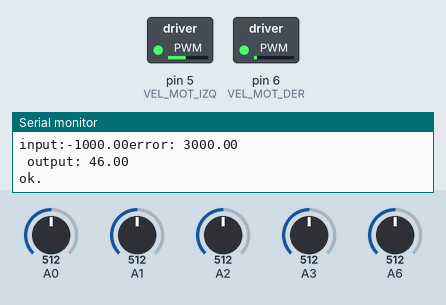
Recording of a sketch running on a simulated Arduino Uno, built with avr-gcc and run on an emulated ATmega328P. On the bench: switched loads named in the sketch (green lamp = pin HIGH), the last lines printed to the serial monitor. The inputs (shaded band) are chosen by the test bench; at power-on: A0 = 512, A1 = 512, A6 = 512, A2 = 512, A3 = 512. No radio packets arrive unless stated; pins used as bus, display or sensor lines are not drawn.

Above: at 5.2 s.
5.3 s: A0 set to 306
At 6.2 s:
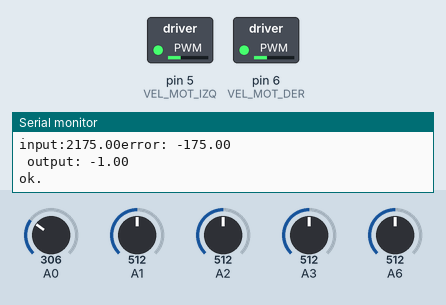
6.8 s: A1 set to 716
At 8.0 s:
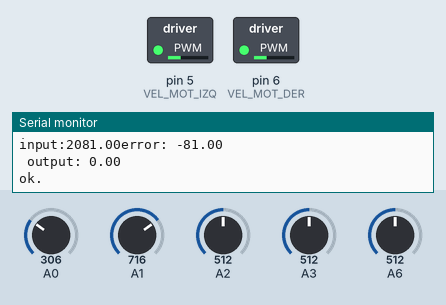
8.3 s: A6 set to 716
At 8.9 s:
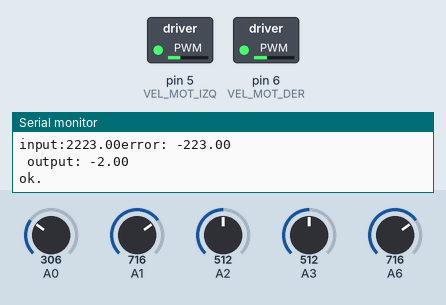
9.8 s: A2 set to 417
11.3 s: A2 set to 389
12.8 s: A3 set to 716
At 13.6 s:
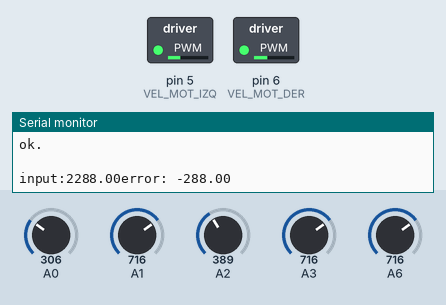
Timing chart, 0 to 15.3 s (numbered marks = the images above; inputs shaded):
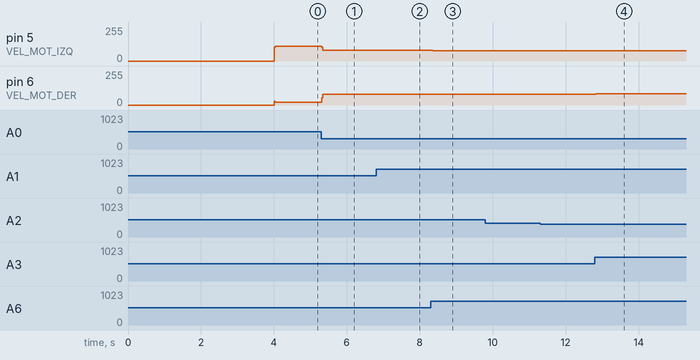

Measured:
- after the input at 5.3 s, pin 5 (VEL_MOT_IZQ): 111/255 → 79/255 at once; pin 6 (VEL_MOT_DER): 19/255 → 81/255 at once
- after the input at 6.8 s, pin 5 (VEL_MOT_IZQ): 79/255 → 80/255 at once; pin 6 (VEL_MOT_DER): 81/255 → 80/255 at once
- after the input at 8.3 s, pin 5 (VEL_MOT_IZQ): 80/255 → 78/255 at once; pin 6 (VEL_MOT_DER): 80/255 → 82/255 at once
- after the input at 12.8 s, pin 5 (VEL_MOT_IZQ): 78/255 → 77/255 at once; pin 6 (VEL_MOT_DER): 82/255 → 83/255 at once

The sketch:

line_pid.ino
```cpp
/*
 * line_pid
 * programa para el control de un robot seguidor
 * de lineas usando un algoritmo de control
 * tipo PID. Se cuenta con un arreglo de 5
 * sensores infrarrojos detectores de linea
 * los cuales, mediante la funcion posicion()
 * nos dan la posicion de la linea relativa
 * al arreglo se sensores.
 * El algoritmo PID calcula una salida en base
 * a la posicion de la linea y conduce los motores
 * con un driver l298n el cual posee 3 pines de control
 *
 * El algoritmo considera los casos en que el robot
 * pierde la linea considerando la ultima medida,
 * tambien considera angulos cerrados, menores a 100
 * grados, estos casos se logran manipulando la entrada
 * al PID en la funcion posicion()
 * Este programa es beerware, si lo utilizas
 * debes invitarme una cerveza cuando me encuentres
 *
 * Jose Laruta - julio 2015
 */

//librerias para el modulo rf
#include <RF24Network.h>
#include <RF24.h>
#include <SPI.h>
//---------------------------

// RF
RF24 radio(9,10);                    // nRF24L01(+) radio attached using Getting Started board

RF24Network network(radio);          // Network uses that radio
//direcciones
const uint16_t this_node = 01;        // Address of our node in Octal format
const uint16_t other_node = 00;       // Address of the other node in Octal format
//-----------------------------

//estructura para los datos a mandar
struct datos_PID{
  int input;
  int error;
  int output;
};

struct datos_t{
  int vel_izq;
  int vel_der;
};
//datos_PID datos;

// pines para los motores
const int VEL_MOT_IZQ = 5;
const int S1_MOT_IZQ = 4;
const int S2_MOT_IZQ = 2;
const int VEL_MOT_DER = 6;
const int S1_MOT_DER = 7;
const int S2_MOT_DER = 8;

// parametros para el PID

const float kp = 1.5;
const float ki = 0.001;
const float kd = 0.8;
int velBase = 70;

//--variables
float error = 0;
float errSum, dErr, lastErr, salida;
float lastInput, dInput;
float ITerm= 0;
//------------------
//temporizacion
long tiempoAnterior = 0;
long tiempoActual;
long ts = 30;        //tiempo de muestreo

int Sensores[5];
int pines[5] = {0, 1, 2, 3, 6};

bool sensores_bin[5];
//variables de interaccion del PID
double Setpoint, Input, Input_ant, Output;

float velMax = 25500.0;
void setup() {
  // inicializar las variables
  // el setpoint se inicializa en 2000 que corresponde al valor del sensor del
  // centro
  Setpoint = 2000;
  Serial.begin(57600);
  for(int i = 3; i >= 0; i--)
  {
    //digitalWrite(13, 1);
    delay(1000);
    //digitalWrite(13, 0);
    //delay(500);
    Serial.println(i);
  }
  //inicia el rf (SPI)
  SPI.begin();
  radio.begin();
  network.begin(/*channel*/ 90, /*node address*/ this_node);
  //-----------------------
}

void loop() {
  /*
   * el tiempo de muestreo se define con la variable
   * ts, el codigo para calcular el PID y actuar
   * los motores se realiza cada vez que la diferencia
   * de tiempos sea mayor a ts, esto nos garantiza
   * un tiempo de muestreo constante
   */
  network.update();                          // Check the network regularly

  tiempoActual = millis();
  if(tiempoActual - tiempoAnterior > ts)
  {
    // actualizamos el tiempo
    tiempoAnterior = tiempoActual;
    // calculamos la posicion de la linea
    Input = Posicion(Input_ant);
    Serial.print("input:");
    Serial.print(Input);

    // calculamos el PID
    Output = calcularPID(Setpoint, Input, kp, ki, kd)/ 100;
    Serial.print(" output: ");
    Serial.println(Output);
    // actuamos los motores
    Motores(Output);

    datos_t datos = {error, Output};

    //envio por el rf
    RF24NetworkHeader header(/*to node*/ other_node);
    //datos_PID datos = {Input, error, Output};
    bool ok = network.write(header,&datos,sizeof(datos));
    if (ok)
      Serial.println("ok.");
    else
      Serial.println("failed.");

    Input_ant = Input;
    //
  }

}

void Motores(int output)
{
  motIzq(velBase + output);
  motDer(velBase - output);
  //Serial.print(velBase + output);
  //Serial.print("-");
  //Serial.println(velBase - output);
}

int Posicion(double anterior)
{
  int posicion, valor;
  int linea;
  long sum = 0;
  long avg = 0;
  // lectura de los datos
  for(int i = 0; i < 5; i++)
  {
    Sensores[i] = analogRead(pines[i]);
    //Serial.print(Sensores[i]);
    //Serial.print(" ");
    if(Sensores[i] < 400) sensores_bin[i] = false;
    else sensores_bin[i] = true;
    delay(1);
  }
  Serial.println(" ");
  //calculo de la posicion de la linea
  for(int i = 0; i < 5; i++)
  {
    valor = Sensores[i];
    if(valor > 50)  //eliminar ruido
    {
      sum += valor;
      avg += (long)(valor) * (i*1000);
    }
  }
  posicion = (int)(avg / sum);

  if(posicion == -1)
  {
    if(anterior >= 2500) posicion = 5000;
    if(anterior <= 500) posicion = -1000;
  }
  else
  {
    if(sensores_bin[0] && sensores_bin[1] && sensores_bin[2]) // angulo de 90 o menor
      posicion = -1000;
    else
    {
      if(sensores_bin[0] && sensores_bin[1] && sensores_bin[2]) // angulo de 90 o menor
      posicion = 5000;
    }
  }
  //Serial.println(salida);
  return posicion;
}

int calcularPID(int setpoint, int input, float kp, float ki, float kd)
{
  /*
   * Funcion para calcular la salida.
   * segun ley de control PID
   * esta funcion implementa un algoritmo PID
   * modificado para calcular la salida del robot,
   * se implementa un PID paralelo con rechazo a
   * la patada derivativa y anti-windup del integrador
   *
   */
  error = setpoint - input;
  //control proporcional para la velocidad base
  Serial.print("error: ");
  Serial.println(error);
  if(error < 100) velBase = 75;
  if(error <= 9) velBase = 80;
  else velBase = 65  ;
  ITerm += (ki * error);
  //Serial.print("Iterm: ");
  //Serial.println(ITerm);
  if(ITerm > velMax) ITerm = velMax;
  else if(ITerm < -velMax) ITerm = -velMax;

  //errSum += error;  //integral

  //dErr = (error - lastErr); //derivativa
  dInput = (Input - lastInput); // patada derivativa
  //Serial.print("dInput");
  //Serial.println(dInput);
  //calcular la salida del controlador PID
  salida = kp * error + ITerm + kd * dInput;
  //if(salida > velMax) salida = velMax;
  //else if(salida < -velMax) salida = -velMax;

  //recordar valores anteriores
  //lastErr = error;
  lastInput = Input;

  //actualizar valores para enviar

  return (int)(salida);
}

void Detener()
{
  izqStop();
  derStop();
}

void Conducir(int vel)
{
  if (vel > 0)
  {
    izqAd((byte)(abs(vel)));
    derAd((byte)(abs(vel)));
  }
  else
  {
    izqAt((byte)(abs(vel)));
    derAt((byte)(abs(vel)));
  }
}

void motIzq(int vel)
{
  if (vel > 0)
  {
    izqAd((byte)(abs(vel)));
  }
  else
  {
    izqAt((byte)(abs(vel)));
  }
}

void motDer(int vel)
{
  if (vel > 0)
  {
    derAd((byte)(abs(vel)));
  }
  else
  {
    derAt((byte)(abs(vel)));
  }
}

void izqAd(byte vel)
{
  digitalWrite(S1_MOT_IZQ, 1);
  digitalWrite(S2_MOT_IZQ, 0);
  analogWrite(VEL_MOT_IZQ, vel);
}
void izqAt(byte vel)
{
  digitalWrite(S1_MOT_IZQ, 0);
  digitalWrite(S2_MOT_IZQ, 1);
  analogWrite(VEL_MOT_IZQ, vel);
}
void derAd(byte vel)
{
  digitalWrite(S1_MOT_DER, 1);
  digitalWrite(S2_MOT_DER, 0);
  analogWrite(VEL_MOT_DER, vel);
}
void derAt(byte vel)
{
  digitalWrite(S1_MOT_DER, 1);
  digitalWrite(S2_MOT_DER, 0);
  analogWrite(VEL_MOT_DER, vel);
}

void derStop()
{
  digitalWrite(S1_MOT_DER, 1);
  digitalWrite(S2_MOT_DER, 1);
}
void izqStop()
{
  digitalWrite(S1_MOT_IZQ, 1);
  digitalWrite(S2_MOT_IZQ, 1);

}
```
